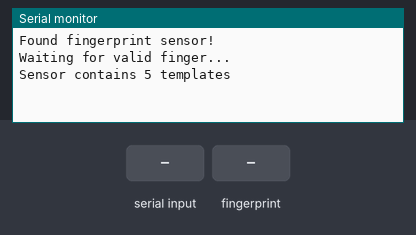
The sketch below on a simulated Arduino Mega 2560, built with avr-gcc and run on an emulated ATmega2560. Shown: the last lines printed to the serial monitor. Inputs (shaded band) come from the test bench.

Above: at 2.2 s.
2.3 s: "E90\n" received over Serial
At 3.1 s:
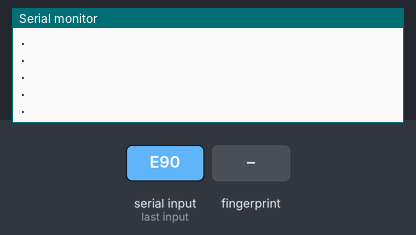
3.8 s: finger stored as number 1 placed on the sensor
At 4.7 s:
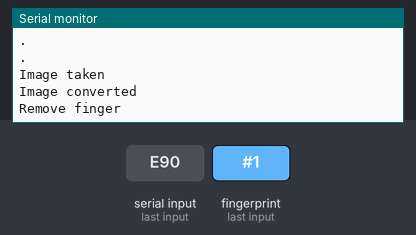
7.5 s: finger stored as number 1 placed on the sensor
At 8.9 s:
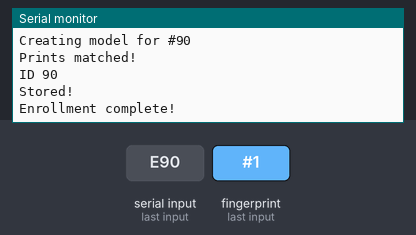
9.2 s: "D90\n" received over Serial
At 10.4 s:
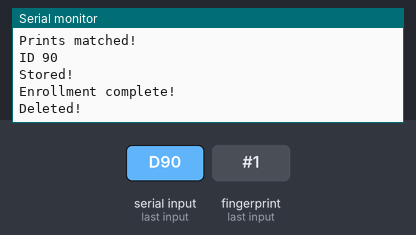
10.7 s: "C90\n" received over Serial
At 11.5 s:
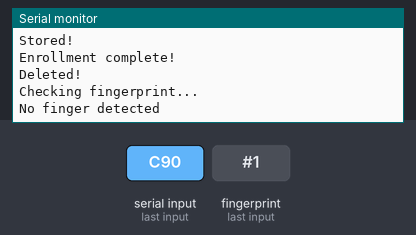

Measured:
- after the input at 2.3 s, the serial monitor: prints a new line at once (image 1)
- after the input at 3.8 s, the serial monitor: prints a new line at once (image 2)
- after the input at 7.5 s, the serial monitor: prints a new line after 0.21 s (image 3)
- after the input at 9.2 s, the serial monitor: prints a new line at once (image 4)
- after the input at 10.7 s, the serial monitor: prints a new line at once (image 5)

The sketch:

serial_fingerprint.ino.ino
```cpp
#include <SoftwareSerial.h>
#include <Adafruit_Fingerprint.h>

#if (defined(__AVR__) || defined(ESP8266)) && !defined(__AVR_ATmega2560__)

// Initialize the software serial port
SoftwareSerial mySerial(2, 3);

#else
#define mySerial Serial1
#endif

// Initialize the fingerprint sensor
Adafruit_Fingerprint finger = Adafruit_Fingerprint(&mySerial);

void setup() {
  Serial.begin(57600);
  while (!Serial);

  // Start the software serial port
  mySerial.begin(57600);

  finger.begin(57600);
  delay(5);

  // Verify the password with the fingerprint sensor
  if (finger.verifyPassword()) {
    Serial.println("Found fingerprint sensor!");
  } else {
    Serial.println("Did not find fingerprint sensor :(");
    while (1) { delay(1); }
  }

  finger.getTemplateCount();

  if (finger.templateCount == 0) {
    Serial.print("Sensor doesn't contain any fingerprint data. Please run the 'enroll' example.");
  }
  else {
    Serial.println("Waiting for valid finger...");
      Serial.print("Sensor contains "); Serial.print(finger.templateCount); Serial.println(" templates");
  }
}

void loop() {
  if (Serial.available()) {
    String command = Serial.readStringUntil('\n');
    command.trim();
    if (command.charAt(0) == 'E') {
      // Extract the number after the letter
      uint8_t id = command.substring(1).toInt();
      enrollFingerprint(id);
    } else if (command.charAt(0) == 'D') {
      // Delete a fingerprint
      uint8_t id = command.substring(1).toInt();
      deleteFingerprint(id);
    } else if (command.charAt(0) == 'C') {
      // Check a fingerprint
      checkFingerprint();
    }
  }
}

uint8_t enrollFingerprint(uint8_t id) {
  Serial.print("\nFingerprint Enrollment for ID #"); Serial.println(id);
  Serial.println("Place your finger on the sensor to enroll...");
  if (id == 0) {// ID #0 not allowed, try again!
     return -1;
  }

  int p = -1;
  Serial.print("Waiting for valid finger to enroll as #"); Serial.println(id);
  while (p != FINGERPRINT_OK) {
    p = finger.getImage();
    switch (p) {
    case FINGERPRINT_OK:
      Serial.println("Image taken");
      break;
    case FINGERPRINT_NOFINGER:
      Serial.println(".");
      break;
    case FINGERPRINT_PACKETRECIEVEERR:
      Serial.println("Communication error");
      break;
    case FINGERPRINT_IMAGEFAIL:
      Serial.println("Imaging error");
      break;
    default:
      Serial.println("Unknown error");
      break;
    }
  }

  // OK success!

  p = finger.image2Tz(1);
  switch (p) {
    case FINGERPRINT_OK:
      Serial.println("Image converted");
      break;
    case FINGERPRINT_IMAGEMESS:
      Serial.println("Image too messy");
      return p;
    case FINGERPRINT_PACKETRECIEVEERR:
      Serial.println("Communication error");
      return p;
    case FINGERPRINT_FEATUREFAIL:
      Serial.println("Could not find fingerprint features");
      return p;
    case FINGERPRINT_INVALIDIMAGE:
      Serial.println("Could not find fingerprint features");
      return p;
    default:
      Serial.println("Unknown error");
      return p;
  }

  Serial.println("Remove finger");
  delay(2000);
  p = 0;
  while (p != FINGERPRINT_NOFINGER) {
    p = finger.getImage();
  }
  Serial.print("ID "); Serial.println(id);
  p = -1;
  Serial.println("Place same finger again");
  while (p != FINGERPRINT_OK) {
    p = finger.getImage();
    switch (p) {
    case FINGERPRINT_OK:
      Serial.println("Image taken");
      break;
    case FINGERPRINT_NOFINGER:
      Serial.print(".");
      break;
    case FINGERPRINT_PACKETRECIEVEERR:
      Serial.println("Communication error");
      break;
    case FINGERPRINT_IMAGEFAIL:
      Serial.println("Imaging error");
      break;
    default:
      Serial.println("Unknown error");
      break;
    }
  }

  // OK success!

  p = finger.image2Tz(2);
  switch (p) {
    case FINGERPRINT_OK:
      Serial.println("Image converted");
      break;
    case FINGERPRINT_IMAGEMESS:
      Serial.println("Image too messy");
      return p;
    case FINGERPRINT_PACKETRECIEVEERR:
      Serial.println("Communication error");
      return p;
    case FINGERPRINT_FEATUREFAIL:
      Serial.println("Could not find fingerprint features");
      return p;
    case FINGERPRINT_INVALIDIMAGE:
      Serial.println("Could not find fingerprint features");
      return p;
    default:
      Serial.println("Unknown error");
      return p;
  }

  // OK converted!
  Serial.print("Creating model for #");  Serial.println(id);

  p = finger.createModel();
  if (p == FINGERPRINT_OK) {
    Serial.println("Prints matched!");
  } else if (p == FINGERPRINT_PACKETRECIEVEERR) {
    Serial.println("Communication error");
    return p;
  } else if (p == FINGERPRINT_ENROLLMISMATCH) {
    Serial.println("Fingerprints did not match");
    return p;
  } else {
    Serial.println("Unknown error");
    return p;
  }

  Serial.print("ID "); Serial.println(id);
  p = finger.storeModel(id);
  if (p == FINGERPRINT_OK) {
    Serial.println("Stored!");
  } else if (p == FINGERPRINT_PACKETRECIEVEERR) {
    Serial.println("Communication error");
    return p;
  } else if (p == FINGERPRINT_BADLOCATION) {
    Serial.println("Could not store in that location");
    return p;
  } else if (p == FINGERPRINT_FLASHERR) {
    Serial.println("Error writing to flash");
    return p;
  } else {
    Serial.println("Unknown error");
    return p;
  }

  Serial.println("Enrollment complete!");

  return true;
}

uint8_t readnumber(void) {
  uint8_t num = 0;

  while (num == 0) {
    while (! Serial.available());
    num = Serial.parseInt();
  }
  return num;
}

uint8_t deleteFingerprint(uint8_t id) {
  uint8_t p = -1;

  p = finger.deleteModel(id);

  if (p == FINGERPRINT_OK) {
    Serial.println("Deleted!");
  } else if (p == FINGERPRINT_PACKETRECIEVEERR) {
    Serial.println("Communication error");
  } else if (p == FINGERPRINT_BADLOCATION) {
    Serial.println("Could not delete in that location");
  } else if (p == FINGERPRINT_FLASHERR) {
    Serial.println("Error writing to flash");
  } else {
    Serial.print("Unknown error: 0x"); Serial.println(p, HEX);
  }

  return p;
}

uint8_t checkFingerprint() {
  Serial.println("Checking fingerprint...");
  uint8_t p = finger.getImage();
  switch (p) {
    case FINGERPRINT_OK:
      Serial.println("Image taken");
      break;
    case FINGERPRINT_NOFINGER:
      Serial.println("No finger detected");
      return p;
    case FINGERPRINT_PACKETRECIEVEERR:
      Serial.println("Communication error");
      return p;
    case FINGERPRINT_IMAGEFAIL:
      Serial.println("Imaging error");
      return p;
    default:
      Serial.println("Unknown error");
      return p;
  }

  // OK success!

  p = finger.image2Tz();
  switch (p) {
    case FINGERPRINT_OK:
      Serial.println("Image converted");
      break;
    case FINGERPRINT_IMAGEMESS:
      Serial.println("Image too messy");
      return p;
    case FINGERPRINT_PACKETRECIEVEERR:
      Serial.println("Communication error");
      return p;
    case FINGERPRINT_FEATUREFAIL:
      Serial.println("Could not find fingerprint features");
      return p;
    case FINGERPRINT_INVALIDIMAGE:
      Serial.println("Could not find fingerprint features");
      return p;
    default:
      Serial.println("Unknown error");
      return p;
  }

  // OK converted!
  p = finger.fingerSearch();
  if (p == FINGERPRINT_OK) {
    Serial.println("Found a print match!");
  } else if (p == FINGERPRINT_PACKETRECIEVEERR) {
    Serial.println("Communication error");
    return p;
  } else if (p == FINGERPRINT_NOTFOUND) {
    Serial.println("Did not find a match");
    return p;
  } else {
    Serial.println("Unknown error");
    return p;
  }

  // found a match!
  Serial.print("Found ID #"); Serial.print(finger.fingerID);
  Serial.print(" with confidence of "); Serial.println(finger.confidence);

  return finger.fingerID;
}
```
